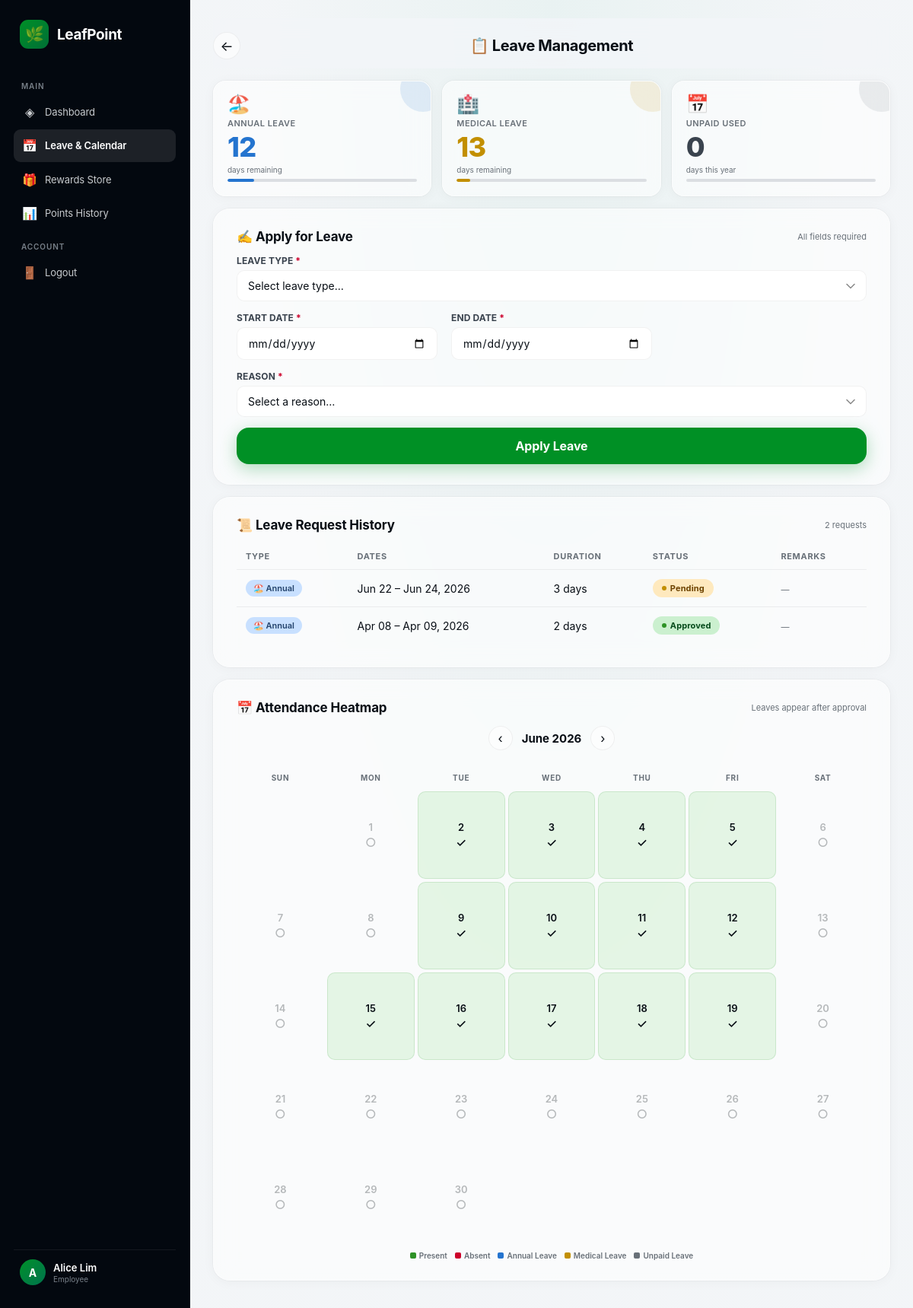
The app's page /Employee/leave.php (signed in) with its own data.
### tables this page shows
CREATE TABLE `leave_balances` (
    `id` INT AUTO_INCREMENT PRIMARY KEY,
    `user_id` INT NOT NULL,
    `year` YEAR NOT NULL,
    `al_total` INT DEFAULT 14,
    `al_used` DECIMAL(5,1) DEFAULT 0.0,
    `mc_total` INT DEFAULT 14,
    `mc_used` DECIMAL(5,1) DEFAULT 0.0,
    FOREIGN KEY (`user_id`) REFERENCES `users`(`id`) ON DELETE CASCADE,
    UNIQUE KEY `unique_user_year` (`user_id`, `year`)
);

CREATE TABLE `leave_requests` (
    `id` INT AUTO_INCREMENT PRIMARY KEY,
    `user_id` INT NOT NULL,
    `leave_type` ENUM('AL', 'MC', 'UL') NOT NULL,
    `start_date` DATE NOT NULL,
    `end_date` DATE NOT NULL,
    `reason` VARCHAR(255) NOT NULL,
    `custom_reason` TEXT NULL,
    `status` ENUM('pending', 'approved', 'rejected') DEFAULT 'pending',
    `admin_remark` TEXT NULL,
    `applied_at` TIMESTAMP DEFAULT CURRENT_TIMESTAMP,
    FOREIGN KEY (`user_id`) REFERENCES `users`(`id`) ON DELETE CASCADE
);

### Employee/leave.php (the view, shortened to what this page needs)
<?php
require_once '../db.php';
$user_id = $_SESSION['user_id'];
$current_year = date('Y');
$stmt = $pdo->prepare("SELECT * FROM leave_balances WHERE user_id = ? AND year = ?");
$stmt->execute([$user_id, $current_year]);
$balance = $stmt->fetch();
$stmt = $pdo->prepare("SELECT * FROM leave_requests WHERE user_id = ? ORDER BY applied_at DESC");
$stmt->execute([$user_id]);
$leave_history = $stmt->fetchAll();
$month = isset($_GET['m']) ? $_GET['m'] : date('m');
$year = isset($_GET['y']) ? $_GET['y'] : date('Y');
$days_in_month = cal_days_in_month(CAL_GREGORIAN, $month, $year);
$attendance_data = [];
$stmt = $pdo->prepare("SELECT date, status FROM attendance WHERE user_id = ? AND MONTH(date) = ? AND YEAR(date) = ?");
$stmt->execute([$user_id, $month, $year]);
while ($row = $stmt->fetch()) {
    $attendance_data[$row['date']] = $row['status'];
}
$stmt = $pdo->prepare("SELECT start_date, end_date, leave_type FROM leave_requests WHERE user_id = ? AND status = 'approved'");
$stmt->execute([$user_id]);
while ($row = $stmt->fetch()) {
    $current = strtotime($row['start_date']);
    $last = strtotime($row['end_date']);
    while ($current <= $last) {
        $attendance_data[date('Y-m-d', $current)] = 'on_leave_' . $row['leave_type'];
        $current = strtotime('+1 day', $current);
    }
}
$al_remaining = $balance['al_total'] - $balance['al_used'];
$mc_remaining = $balance['mc_total'] - $balance['mc_used'];
$al_used_pct = $balance['al_total'] > 0 ? round(($balance['al_used'] / $balance['al_total']) * 100) : 0;
$mc_used_pct = $balance['mc_total'] > 0 ? round(($balance['mc_used'] / $balance['mc_total']) * 100) : 0;
$ul_used = 0;
?>
<!doctype html>
<html lang="en">
<head>
</head>
<body>
  <div class="app">
    <?php include 'employee_sidebar.php'; ?>
    <main class="main">
      <div class="main-inner">
        <div class="page">
          <header class="topbar">
            <a class="back-btn" href="employee_dashboard.php" aria-label="Back">←</a>
            <span class="title">📋 Leave Management</span>
          </header>
    <section>
      <div class="balance-grid">
        <div class="balance-card annual">
          <span class="bc-icon">🏖️</span>
          <span class="bc-label">Annual Leave</span>
          <span class="bc-value"><?= $al_remaining ?></span>
          <span class="bc-sub">days remaining</span>
          <div class="bc-bar">
            <div class="bc-bar-fill" style="width: <?= $al_used_pct ?>%;" title="<?= $balance['al_used'] ?> of <?= $balance['al_total'] ?> used"></div>
          </div>
        </div>
        <div class="balance-card medical">
          <span class="bc-icon">🏥</span>
          <span class="bc-label">Medical Leave</span>
          <span class="bc-value"><?= $mc_remaining ?></span>
          <span class="bc-sub">days remaining</span>
          <div class="bc-bar">
            <div class="bc-bar-fill" style="width: <?= $mc_used_pct ?>%;" title="<?= $balance['mc_used'] ?> of <?= $balance['mc_total'] ?> used"></div>
          </div>
        </div>
        <div class="balance-card unpaid">
          <span class="bc-icon">📅</span>
          <span class="bc-label">Unpaid Used</span>
          <span class="bc-value"><?= $ul_used ?></span>
          <span class="bc-sub">days this year</span>
          <div class="bc-bar">
          </div>
        </div>
      </div>
    </section>
    <section class="card" id="apply-leave-card">
      <div class="card-header">
        <span class="card-title">✍️ Apply for Leave</span>
        <span class="card-subtitle">All fields required</span>
      </div>
      <form id="leave-form" method="POST" novalidate>
        <div class="form-group" id="fg-leave-type" style="margin-bottom: 14px;">
          <label class="form-label" for="leave-type">Leave Type <span class="required">*</span></label>
          <select class="form-select" id="leave-type" name="leave_type" required>
            <option value="" disabled selected>Select leave type…</option>
          </select>
        </div>
        <div class="form-row" style="margin-bottom: 14px;">
          <div class="form-group" id="fg-start-date">
            <label class="form-label" for="start-date">Start Date <span class="required">*</span></label>
            <input type="date" class="form-input" id="start-date" name="start_date" required />
          </div>
          <div class="form-group" id="fg-end-date">
            <label class="form-label" for="end-date">End Date <span class="required">*</span></label>
            <input type="date" class="form-input" id="end-date" name="end_date" required />
          </div>
        </div>
        <div class="form-group" id="fg-reason" style="margin-bottom: 14px;">
          <label class="form-label" for="reason">Reason <span class="required">*</span></label>
          <select class="form-select" id="reason" name="reason" required>
            <option value="" disabled selected>Select a reason…</option>
          </select>
        </div>
        <button type="submit" class="btn-submit" id="btn-submit" name="apply_leave">
          <span class="btn-text">Apply Leave</span>
        </button>
      </form>
    </section>
    <section class="card" id="history-card">
      <div class="card-header">
        <span class="card-title">📜 Leave Request History</span>
        <span class="card-subtitle" id="history-count"><?= count($leave_history) ?> request<?= count($leave_history) !== 1 ? 's' : '' ?></span>
      </div>
      <?php if (count($leave_history) > 0): ?>
      <div class="table-wrap">
        <table class="leave-table" id="leave-table">
          <thead>
            <tr>
              <th>Type</th>
              <th>Dates</th>
              <th>Duration</th>
              <th>Status</th>
              <th>Remarks</th>
            </tr>
          </thead>
          <tbody id="leave-table-body">
            <?php foreach ($leave_history as $req): ?>
            <?php
              $type_icons = ['AL' => '🏖️', 'MC' => '🏥', 'UL' => '📅'];
              $type_labels = ['AL' => 'Annual', 'MC' => 'Medical', 'UL' => 'Unpaid'];
              $type_class = strtolower($type_labels[$req['leave_type']]);
              $start = new DateTime($req['start_date']);
              $end = new DateTime($req['end_date']);
              $duration = $start->diff($end)->days + 1;
            ?>
            <tr>
              <td><span class="leave-type-badge <?= $type_class ?>"><?= $type_icons[$req['leave_type']] ?> <?= $type_labels[$req['leave_type']] ?></span></td>
              <td><?= date('M d', strtotime($req['start_date'])) ?> – <?= date('M d, Y', strtotime($req['end_date'])) ?></td>
              <td><?= $duration ?> day<?= $duration !== 1 ? 's' : '' ?></td>
              <td>
                <?php if ($req['status'] === 'pending'): ?>
                  <span class="status-badge pending"><span class="status-dot pending"></span> Pending</span>
                <?php elseif ($req['status'] === 'approved'): ?>
                  <span class="status-badge approved"><span class="status-dot approved"></span> Approved</span>
                <?php else: ?>
                  <span class="status-badge rejected"><span class="status-dot rejected"></span> Rejected</span>
                <?php endif; ?>
              </td>
              <td>
                <?php if ($req['status'] === 'rejected' && $req['admin_remark']): ?>
                  <span class="rejection-reason"><?= htmlspecialchars($req['admin_remark']) ?></span>
                <?php else: ?>
                  <span style="font-size:11px;color:var(--muted);">—</span>
                <?php endif; ?>
              </td>
            </tr>
            <?php endforeach; ?>
          </tbody>
        </table>
      </div>
      <?php endif; ?>
    </section>
    <section class="card" id="calendar-card">
      <div class="card-header">
        <span class="card-title">📅 Attendance Heatmap</span>
        <span class="card-subtitle">Leaves appear after approval</span>
      </div>
      <div class="calendar-nav">
        <?php
            $prev_month = $month - 1; $prev_year = $year;
            $next_month = $month + 1; $next_year = $year;
        ?>
        <a href="?m=<?= $prev_month ?>&y=<?= $prev_year ?>">‹</a>
        <span class="month-label"><?= date('F Y', mktime(0,0,0,$month,1,$year)) ?></span>
        <a href="?m=<?= $next_month ?>&y=<?= $next_year ?>">›</a>
      </div>
      <div class="calendar-grid">
        <div class="cal-head">Sun</div><div class="cal-head">Mon</div><div class="cal-head">Tue</div>
        <div class="cal-head">Wed</div><div class="cal-head">Thu</div><div class="cal-head">Fri</div><div class="cal-head">Sat</div>
        <?php
        $first_day_of_month = date('w', mktime(0,0,0,$month,1,$year));
        for ($i = 0; $i < $first_day_of_month; $i++) {
            echo "<div class='cal-cell' style='border:none; background:transparent;'></div>";
        }
        for ($day = 1; $day <= $days_in_month; $day++) {
            $current_date = sprintf("%04d-%02d-%02d", $year, $month, $day);
            $status_class = 'status-future';
            $icon = '○';
            if (isset($attendance_data[$current_date])) {
                $stat = $attendance_data[$current_date];
                if (in_array($stat, ['on_time', 'grace_period', 'late'])) {
                    $status_class = 'status-present'; $icon = '✓';
                } elseif ($stat === 'absent') {
                    $status_class = 'status-absent'; $icon = '✕';
                } elseif ($stat === 'on_leave_AL') {
                    $status_class = 'status-al'; $icon = '🏖️';
                } elseif ($stat === 'on_leave_MC') {
                    $status_class = 'status-mc'; $icon = '🏥';
                } elseif ($stat === 'on_leave_UL') {
                    $status_class = 'status-ul'; $icon = '📅';
                }
            }
            echo "<div class='cal-cell $status_class'><div class='day-num'>$day</div><div class='day-icon'>$icon</div></div>";
        }
        ?>
      </div>
      <div class="legend">
        <span><span class="dot" style="background:var(--green-status);"></span> Present</span>
        <span><span class="dot" style="background:var(--red-status);"></span> Absent</span>
        <span><span class="dot" style="background:var(--blue-info);"></span> Annual Leave</span>
        <span><span class="dot" style="background:var(--yellow-status);"></span> Medical Leave</span>
        <span><span class="dot" style="background:var(--muted);"></span> Unpaid Leave</span>
      </div>
    </section>
        </div>
      </div>
    </main>
  </div>
</body>
</html>

### records on screen
leave_balances: al_remaining "12", mc_remaining "13"
leave_requests: leave_type "🏖️", leave_type "Annual", start_date "Jun 22", end_date "Jun 24, 2026", duration "3", status "pending" (drawn)
leave_requests: leave_type "🏖️", leave_type "Annual", start_date "Apr 08", end_date "Apr 09, 2026", duration "2", status "approved" (drawn)

### other values on screen
$item['icon'] "◈"
$item['label'] "Dashboard"
$item['icon'] "📅"
$item['label'] "Leave & Calendar"
$item['icon'] "🎁"
$item['label'] "Rewards Store"
$item['icon'] "📊"
$item['label'] "Points History"
substr($_SESSION['name'], 0, 1) "A"
$_SESSION['name'] "Alice Lim"
$ul_used "0"
count($leave_history) "2"
date('F Y', mktime(0,0,0,$month,1,$year)) "June 2026"
$icon "○"
$icon "✓"
